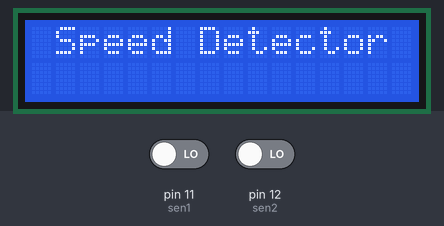
Simulated run of this sketch. Board: Arduino Uno, built with avr-gcc and run on an emulated ATmega328P. Parts: 16×2 character LCD. The test bench sets the inputs (shaded band); at power-on: pin 11 (sen1) LOW, pin 12 (sen2) LOW.

Above: at 1.2 s.
1.3 s: pin 11 (sen1) driven HIGH
At 1.7 s:
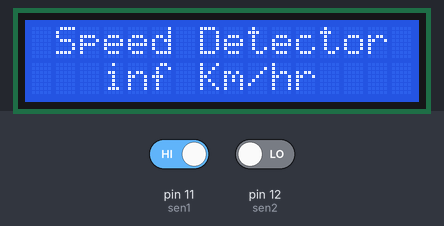
Timing chart, 0 to 4.3 s (numbered marks = the images above; inputs shaded):
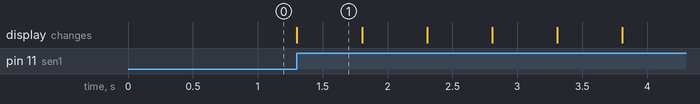

Measured:
- after the input at 1.3 s, the display: changes at once (image 1)
- what the display in image 1 shows lasts 0.5 s, from 1.3 s to 1.8 s

The sketch:

Speed_Detector.ino
```cpp
#include <LiquidCrystal.h>
const int rs = 2, en = 3, d4 = 4, d5 = 5, d6 = 6, d7 = 7;
LiquidCrystal lcd(rs, en, d4, d5, d6, d7);
int sen1=11;
int sen2=12;
unsigned long t1=0;
unsigned long t2=0;
float velocity;
void setup()
{
  lcd.begin(16, 2);
  pinMode(sen1,INPUT);
  pinMode(sen2,INPUT);
  Serial.begin(9600);
  lcd.setCursor(0,0);
  lcd.print(" Speed Detector ");
}

void loop()
{
  while(digitalRead(sen1));
  while(digitalRead(sen1)==0);
  t1=millis();
  while(digitalRead(sen2));
  t2=millis();
  velocity=t2-t1;
  velocity=velocity/1000;//convert millisecond to second
  velocity=(5.0/velocity);//v=d/t
  velocity=velocity*3600;//multiply by seconds per hr
  velocity=velocity/1000;//division by meters per Km
  for(int i=5;i>0;i)
  {
   lcd.setCursor(3,1);
   lcd.print(velocity);
   lcd.print(" Km/hr   ");
   delay(500);
   lcd.setCursor(3,1);
   lcd.print("            ");
   delay(500);
  }

}
```
